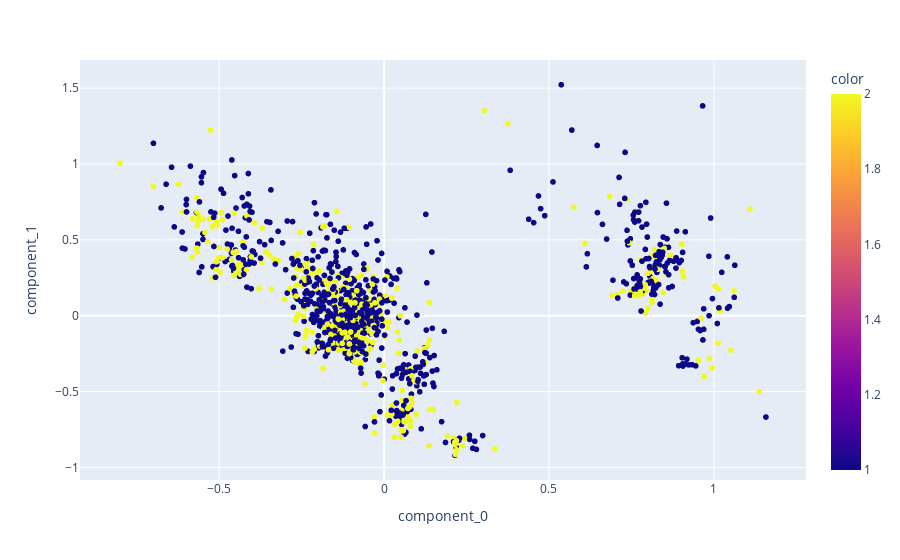

The notebook cell this image was saved under:
### Code cell
Visualisation_2D_Dataframe_K_Cluster(train_OneHot_2, 2, "note")

### Figure 1 — Plotly figure (JSON) as saved in the notebook; plotly's stock layout.template omitted (floating-point values rounded to 4 significant figures; data arrays with more than 128 entries replaced by an {"elided": "..."} marker saying what was removed)
{"data": [{"hovertemplate": "<b>%{hovertext}</b><br><br>component_0=%{x}<br>component_1=%{y}<br>color=%{marker.color}<extra></extra>", "hovertext": {"elided": "1657 str values"}, "legendgroup": "", "marker": {"color": {"elided": "1657 int values"}, "coloraxis": "coloraxis", "symbol": "circle"}, "mode": "markers", "name": "", "showlegend": false, "type": "scattergl", "x": {"elided": "1657 float values"}, "xaxis": "x", "y": {"elided": "1657 float values"}, "yaxis": "y"}], "layout": {"coloraxis": {"colorbar": {"title": {"text": "color"}}, "colorscale": [[0, "#0d0887"], [0.1111, "#46039f"], [0.2222, "#7201a8"], [0.3333, "#9c179e"], [0.4444, "#bd3786"], [0.5556, "#d8576b"], [0.6667, "#ed7953"], [0.7778, "#fb9f3a"], [0.8889, "#fdca26"], [1, "#f0f921"]]}, "legend": {"tracegroupgap": 0}, "margin": {"t": 60}, "xaxis": {"anchor": "y", "domain": [0, 1], "title": {"text": "component_0"}}, "yaxis": {"anchor": "x", "domain": [0, 1], "title": {"text": "component_1"}}}}
